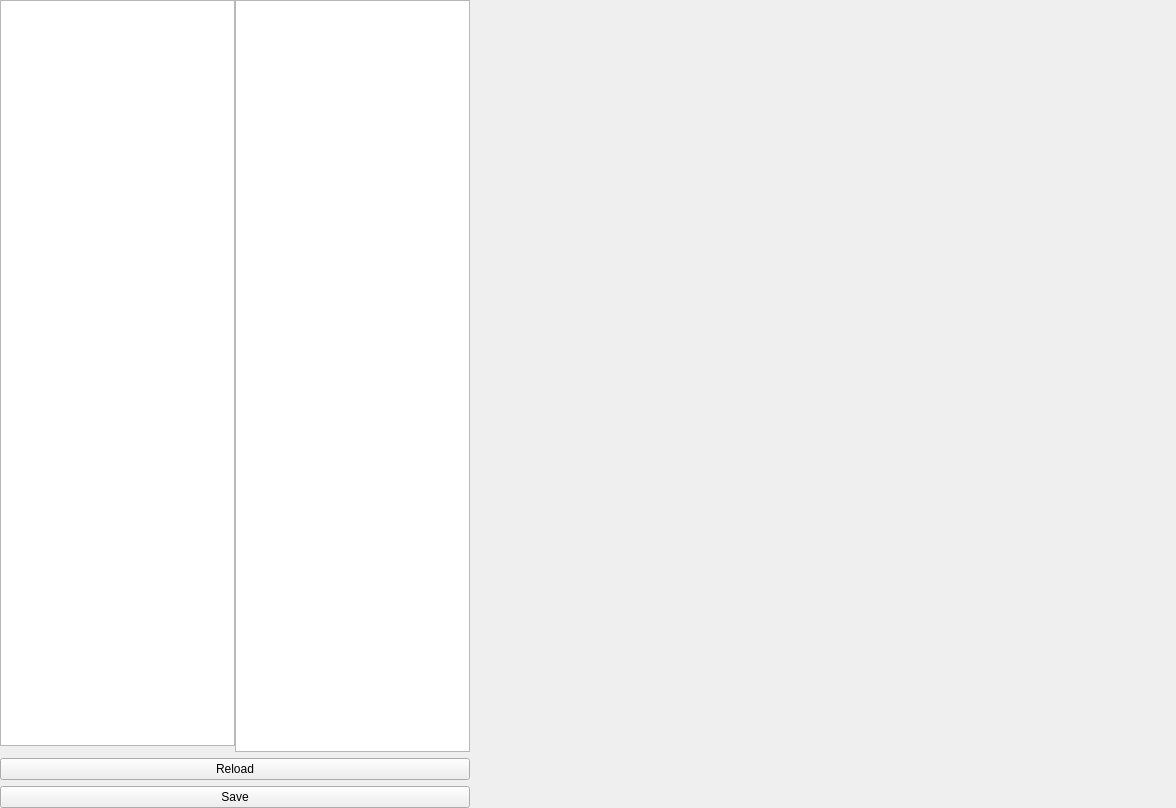
<?xml version="1.0" encoding="UTF-8"?>
<ui version="4.0">
 <class>ConfigWindow</class>
 <widget class="QWidget" name="ConfigWindow">
  <property name="geometry">
   <rect>
    <x>0</x>
    <y>0</y>
    <width>1176</width>
    <height>808</height>
   </rect>
  </property>
  <property name="windowTitle">
   <string>Form</string>
  </property>
  <layout class="QGridLayout" name="gridLayout" columnstretch="1,1,3">
   <property name="leftMargin">
    <number>0</number>
   </property>
   <property name="topMargin">
    <number>0</number>
   </property>
   <property name="rightMargin">
    <number>0</number>
   </property>
   <property name="bottomMargin">
    <number>0</number>
   </property>
   <property name="horizontalSpacing">
    <number>0</number>
   </property>
   <item row="0" column="2" rowspan="4">
    <widget class="QStackedWidget" name="stackedWidget">
     <property name="currentIndex">
      <number>-1</number>
     </property>
    </widget>
   </item>
   <item row="0" column="1" rowspan="2">
    <widget class="QListWidget" name="itemList"/>
   </item>
   <item row="0" column="0">
    <widget class="QListWidget" name="categoryList"/>
   </item>
   <item row="2" column="0" colspan="2">
    <widget class="QPushButton" name="reloadBtn">
     <property name="text">
      <string>Reload</string>
     </property>
    </widget>
   </item>
   <item row="3" column="0" colspan="2">
    <widget class="QPushButton" name="saveBtn">
     <property name="text">
      <string>Save</string>
     </property>
    </widget>
   </item>
  </layout>
 </widget>
 <resources/>
 <connections/>
</ui>
